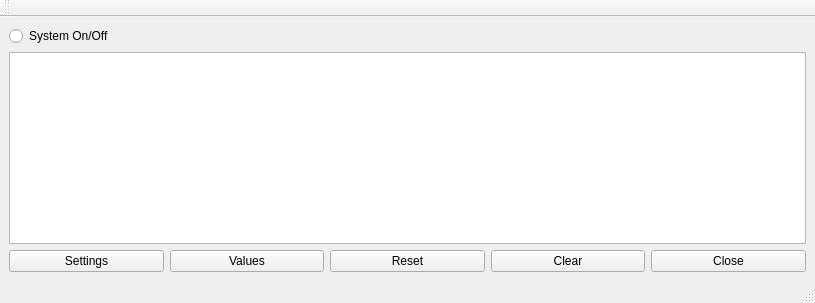
<?xml version="1.0" encoding="UTF-8"?>
<ui version="4.0">
 <class>MainWindow</class>
 <widget class="QMainWindow" name="MainWindow">
  <property name="geometry">
   <rect>
    <x>0</x>
    <y>0</y>
    <width>815</width>
    <height>303</height>
   </rect>
  </property>
  <property name="windowTitle">
   <string>DizaynVip Controller</string>
  </property>
  <widget class="QWidget" name="centralwidget">
   <layout class="QVBoxLayout" name="verticalLayout_2">
    <item>
     <widget class="QRadioButton" name="cb_systemOnOff">
      <property name="text">
       <string>System On/Off</string>
      </property>
     </widget>
    </item>
    <item>
     <layout class="QVBoxLayout" name="verticalLayout">
      <item>
       <widget class="QListWidget" name="lsLog"/>
      </item>
      <item>
       <layout class="QHBoxLayout" name="horizontalLayout">
        <item>
         <widget class="QPushButton" name="pb_settings">
          <property name="text">
           <string>Settings</string>
          </property>
         </widget>
        </item>
        <item>
         <widget class="QPushButton" name="pb_values">
          <property name="text">
           <string>Values</string>
          </property>
         </widget>
        </item>
        <item>
         <widget class="QPushButton" name="pb_reset">
          <property name="text">
           <string>Reset</string>
          </property>
         </widget>
        </item>
        <item>
         <widget class="QPushButton" name="pb_clear">
          <property name="text">
           <string>Clear</string>
          </property>
         </widget>
        </item>
        <item>
         <widget class="QPushButton" name="pb_close">
          <property name="text">
           <string>Close</string>
          </property>
         </widget>
        </item>
       </layout>
      </item>
     </layout>
    </item>
   </layout>
  </widget>
  <widget class="QMenuBar" name="menubar">
   <property name="geometry">
    <rect>
     <x>0</x>
     <y>0</y>
     <width>815</width>
     <height>23</height>
    </rect>
   </property>
  </widget>
  <widget class="QStatusBar" name="statusbar"/>
  <widget class="QToolBar" name="toolBar">
   <property name="windowTitle">
    <string>toolBar</string>
   </property>
   <attribute name="toolBarArea">
    <enum>TopToolBarArea</enum>
   </attribute>
   <attribute name="toolBarBreak">
    <bool>false</bool>
   </attribute>
  </widget>
 </widget>
 <resources/>
 <connections/>
</ui>
